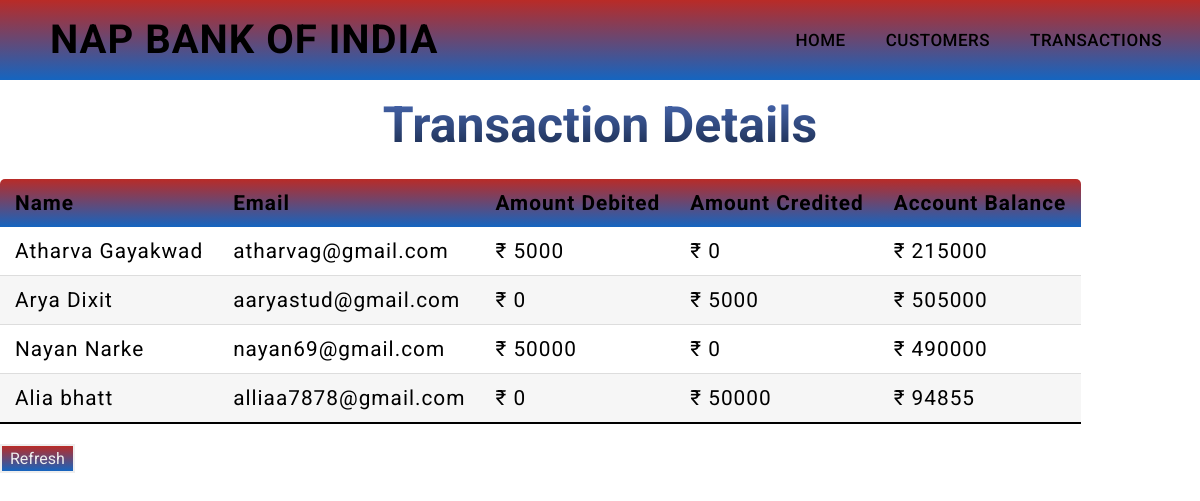
Screenshot of /transactions/ with the database file from the repository.
### tsf/models.py (models this page shows, shortened)
class TransactionDetailModel(models.Model):
    name = models.CharField(max_length=100)
    email = models.EmailField(max_length=100)
    debit_amount = models.IntegerField()
    credit_amount = models.IntegerField()
    account_balance = models.IntegerField()
    class Meta:
        verbose_name = 'Transaction'
        verbose_name_plural = 'Transactions'

### tsf/views.py (the view)
# urls.py: path('transactions/', views.transactions, name="transactions"),
def transactions(request):
    transactions = TransactionDetailModel.objects.all()
    context = {'transactions': transactions}
    return render(request, 'transactionpage.html', context)

### templates/transactionpage.html (shortened to what this page needs)
{% extends 'index.html' %}
{% load static %}
{% block content %}
	<section>
        <div class="label-div">
            <label class="heading">Transaction Details</label><br>
        </div>
		<table class="table1">
			<thead>
				<tr>
					<th>Name</th>
					<th>Email</th>
					<th>Amount Debited</th>
					<th>Amount Credited</th>
					<th>Account Balance</th>
				</tr>
			</thead>
			<body>
				{% for i in transactions %}
				<tr>
					<td>{{i.name}}</td>
					<td>{{i.email}}</td>
					<td>₹ {{i.debit_amount}}</td>
					<td>₹ {{i.credit_amount}}</td>
					<td>₹ {{i.account_balance}}</td>
				</tr>
				{% endfor %}
			</body>
		</table>
		<label id="Refresh"><a href="{% url 'transactions' %}" class="btn-refresh">Refresh</a></label>
	</section>
{% endblock %}

### static/style.css (style rules this page uses)
:root { --primary-color:linear-gradient(#b92b27, #1565C0); --font-used: "Roboto", sans-serif; }
* { padding: 0; margin: 0; text-decoration: none; box-sizing: border-box; }
.heading { background: linear-gradient(#4b6cb7, #182848); -webkit-background-clip: text; color: transparent; font-size: 50px; padding: 0 50px; font-weight: bold; font-family: var(--font-used); }
.label-div { text-align: center; padding-top: 1rem; }
.table1 { border-collapse: collapse; margin: 25px 0; font-size: 1.3em; min-width: 800px; border-radius: 5px 5px 0 0; overflow: hidden; box-shadow: 0 0 20px rbga(0, 0, 0, 0.15); }
.table1 thead tr { background: var(--primary-color); color: black; text-align: left; font-weight: bold; letter-spacing: 0.5px; }
.table1 th, .table1 td { padding: 12px 15px; font-family: var(--font-used); letter-spacing: 1px; }
.table1 tbody tr { border-bottom: 1px solid #dddddd; }
.table1 tbody tr:nth-of-type(even) { background-color: #f3f3f3b6; }
.table1 tbody tr:last-of-type { border-bottom: 2px solid; border-color: var(--primary-color); }
.btn-refresh { border: 2px solid; font-size: 1rem; padding: 0.2rem 0.5rem; font-family: var(--font-used); background: var(--primary-color); color: #eee; }

### rows the page displays
TransactionDetailModel: name "Atharva Gayakwad", email "atharvag@gmail.com", debit_amount "5000", credit_amount "0", account_balance "215000"
TransactionDetailModel: name "Arya Dixit", email "aaryastud@gmail.com", debit_amount "0", credit_amount "5000", account_balance "505000"
TransactionDetailModel: name "Nayan Narke", email "nayan69@gmail.com", debit_amount "50000", credit_amount "0", account_balance "490000"
TransactionDetailModel: name "Alia bhatt", email "alliaa7878@gmail.com", debit_amount "0", credit_amount "50000", account_balance "94855"
